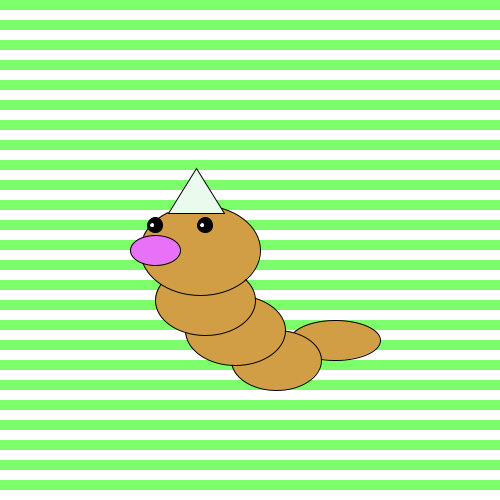
Frame 1 (no input)
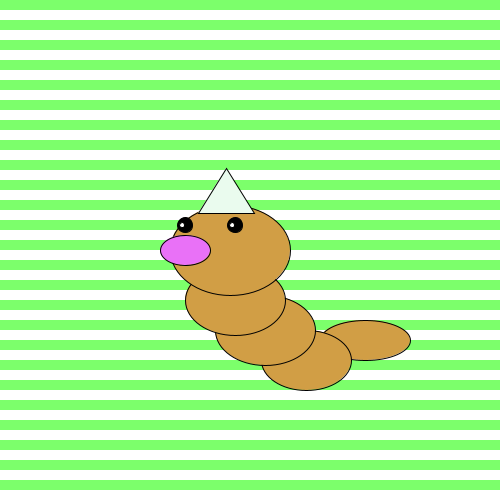
Frame 60 (the mouse pressed at the canvas centre just before this capture)
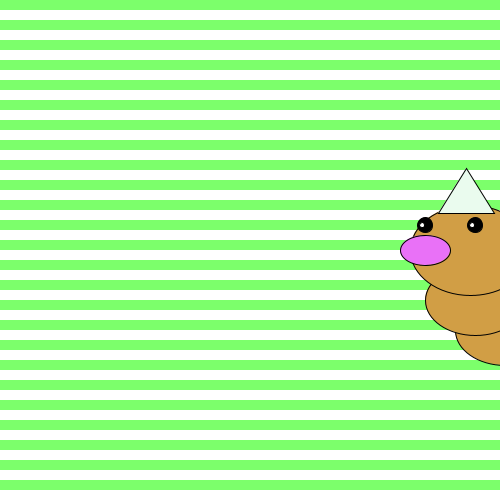
Frame 120 (the mouse held since frame 60 and released just before this capture)

The Processing sketch that drew these frames (run headless with seeded random() and noise(); from frame 60 on, the mouse is pressed at the canvas centre):

// Processing sketch: processing_125916
// ── processing_125916.pde

int monsterX;
int monsterY;
int hoogte;
int breedte;
int richting;
int teller;
boolean test;
int y; 
int spatie;
int stop;


void setup() {
size(500,500);
monsterX = 145;
monsterY = 240;
teller= 0;
richting = 10;
test = true;
y = 0;
spatie = 20;
stop = 500;

}

void draw(){
  background(255);  
  
 while(y < stop){
   println("test");
   noStroke();
   fill(124,255,107);
   rect(0,y,500,10);
   y = y + spatie;
}
y=0;


stroke(0);
fill(209,158,69);
ellipseMode(CENTER);
ellipse(monsterX+190,monsterY+100,90,40);

stroke(0);
fill(209,158,69);
ellipseMode(CENTER);
ellipse(monsterX+131,monsterY+120,90,60);

stroke(0);
fill(209,158,69);
ellipseMode(CENTER);
ellipse(monsterX+90,monsterY+90,100,70);

stroke(0);
fill(209,158,69);
ellipseMode(CENTER);
ellipse(monsterX+60,monsterY+60,100,70);

//hoofd
stroke(0);
fill(209,158,69);
ellipseMode(CENTER);
ellipse(monsterX+55,monsterY+10,120,90);

//neus
stroke(0);
if (test == false){fill(230,255,0);}
if (test == true){fill(233,113,247);}
ellipseMode(CENTER);
ellipse(monsterX+10,monsterY+10,50,30);

//oog rechts
stroke(0);
fill(0);
ellipseMode(CENTER);
ellipse(monsterX+60,monsterY-15,15,15);

//pupil rechts
stroke(0);
fill(255);
ellipseMode(CENTER);
ellipse(monsterX+57,monsterY-15,5,5);

//oog links
stroke(0);
fill(0);
ellipseMode(CENTER);
ellipse(monsterX+10,monsterY-15,15,15);

//pupil links
stroke(0);
fill(255);
ellipseMode(CENTER);
ellipse(monsterX+7,monsterY-15,5,5);

//diehoek
stroke(0);
fill(234,251,238);
triangle(monsterX+23,monsterY-27, monsterX+51, monsterY-72, monsterX+79, monsterY-27);
  
 monsterX = monsterX + richting;

if (monsterX > 450||monsterX < 0){
richting = -richting;
teller = teller +1;
  }
  
if (teller == 10) {
  teller = 0;
  test = !test;
}

 

println(test);

}
